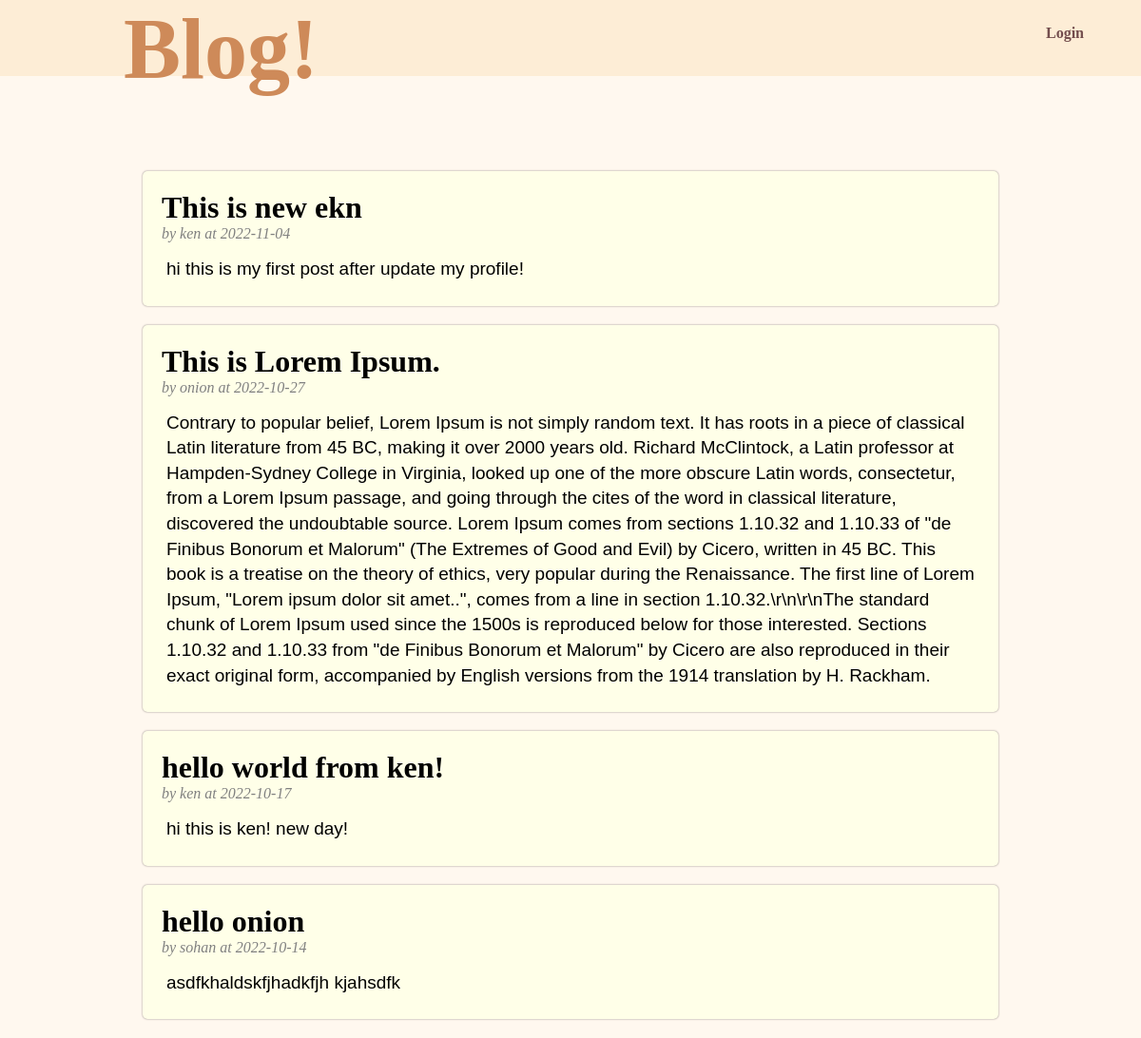
The app's page /, older data.
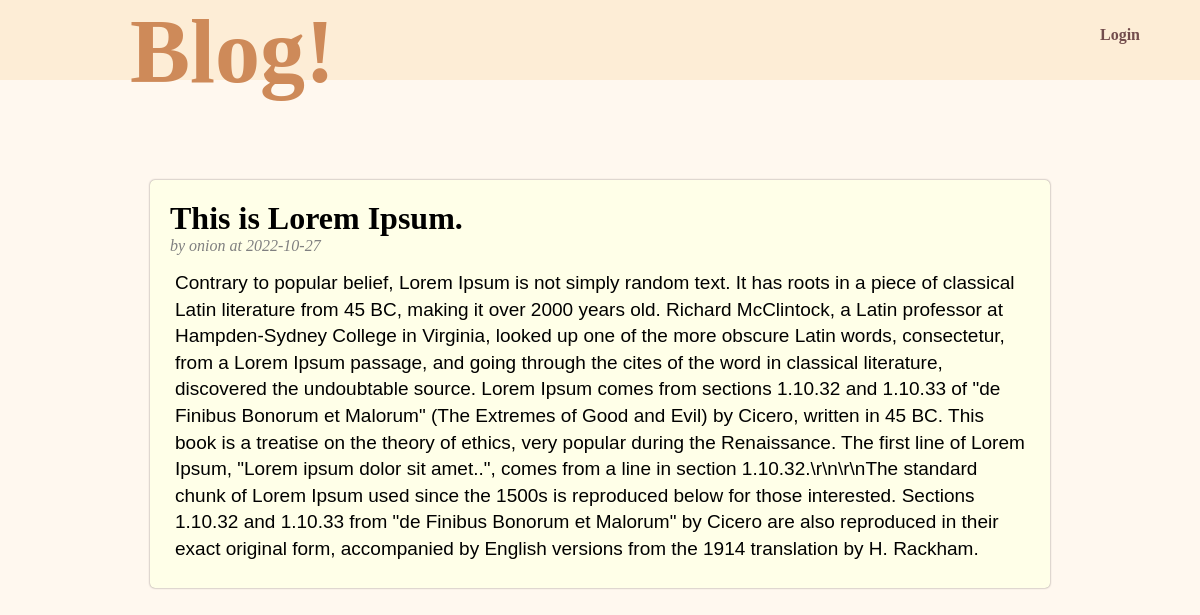
The same page, newer data.
### tables this page shows
CREATE TABLE posts(
id INTEGER PRIMARY KEY AUTOINCREMENT,
title TEXT NOT NULL,
description TEXT,
author TEXT NOT NULL,
date DATETIME DEFAULT CURRENT_TIMESTAMP
);

### app.py (the view)
@app.route('/')
def index():
	posts = model.fetch_post()
	return render_template('index.html', title='Home', active=session.get('loged_in', None), uname=session.get('username', None), posts=posts)

### model.py (called while the page is built)
def db_connect():
	conn = sqlite3.connect('database.db')
	return conn

def fetch_post():
	conn = db_connect()
	d={}
	flag=None
	try:
		conn.row_factory = sqlite3.Row
		d = conn.execute(f"SELECT id, title, description, author, date FROM posts order by date DESC").fetchall()
	except:
		flag=True
	conn.close()
	if flag == None:
		return d
	return None

### templates/index.html (shortened to what this page needs)
{% extends 'layout.html' %}
	{% block content %}
		<div id="content">
			<div id="header_name">
				<h1>Blog!</h1>
			</div>
			{% if active %}
				<div id="active">
						<span>Hello, {{uname}}!</span>
					<div id="dash">
						<a href="{{url_for('change', to=0)}}">Dashboard</a>
					</div>
					<div id="out">
						<a href="{{ url_for('logout') }}">Logout</a>
					</div>
				</div>
			{% else %}
			<div id="login_bar">
				<a href="{{ url_for('login') }}"> Login </a>
			</div>
			{% endif %}
		</div>
		<div id="body_content">
			<div id="post_content">
				{% for post in posts %}
				<div id="body-post">
					<div id="p-title">
						<h1>{{ post['title'] }}</h1>
					</div>
					<div id="autor">
						<p>by {{ post['author'] }} at {{ post['date'].split()[0] }}</p>
					</div>
					<div id="p-content">
						{% autoescape false %}
						<p>
							{{ post['description'] }}
						</p>
						{% endautoescape %}
					</div>
				</div>
				{% endfor %}
			</div>
		</div>
	{% endblock %}

### templates/layout.html (shortened to what this page needs)
<html>
<head>
	<link type="text/css" rel="stylesheet" href="{{ url_for('static', filename='css/style.css') }}"></link>
</head>
<body>
	{% block content %}
	{% endblock %}
</body>
</html>

### static/css/style.css (style rules this page uses)
* { margin:0px; }
body { background: #fff8ef; }
#content { display:inline-flex; height: 80px; width: 100%; background: #fdedd6; color: black; }
#header_name { width: 70%; height:100%; margin: 0px auto; }
#header_name h1 { color:#ce8a59; font-size: 90px; }
#login_bar { width:100px; line-height: 70px; font-weight: bold; }
#login_bar a { color: #734d4d; text-decoration: none; }
#body_content { width: 75%; margin: 0px auto; margin-top: 0px; margin-top: 0px; margin-top: 100; }
#body-post { padding: 20px; margin-bottom: 20px; background: #ffffe8; box-shadow: 0px 0px 2px #847979; border-radius: 5px; }
#p-content { font-family: arial; padding: 5px; margin-top: 10px; }
#p-content p { font-size: 19px; line-height: 1.4; }
#autor { font-style:italic; color: gray; }
a { text-decoration: none; }

Row changes from the older to the newer data that the page shows:
removed posts: title "This is new ekn", author "ken", date "2022-11-04", description "hi this is my first post after update my profile!"
removed posts: title "hello world from ken!", author "ken", date "2022-10-17", description "hi this is ken! new day!"
removed posts: title "hello onion", author "sohan", date "2022-10-14", description "asdfkhaldskfjhadkfjh kjahsdfk"
